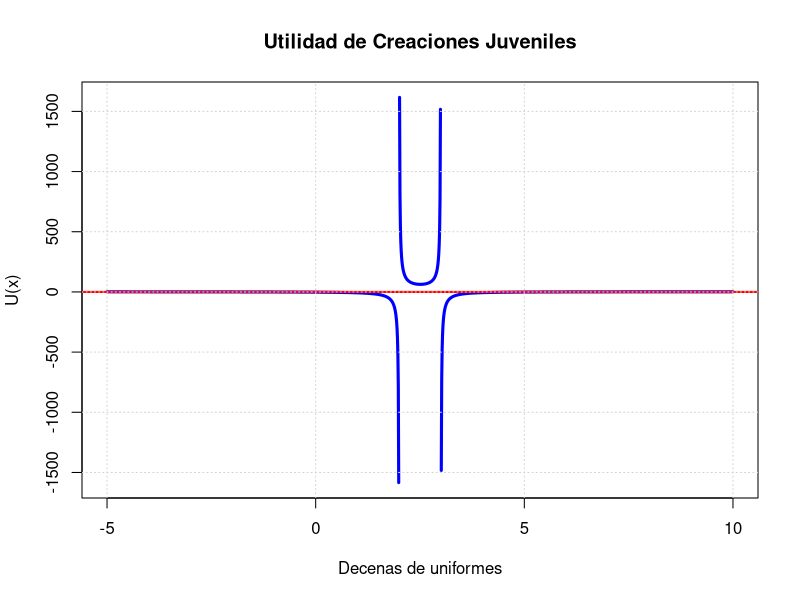

Write R code to recreate this figure.
## ---- chunk 1
U <- function(x){
  (x^2 - 4*x - 12)/(x^2 - 5*x + 6)
}

x <- seq(-5, 10, 0.01)

plot(x, U(x),
     type="l",
     col="blue",
     lwd=3,
     main="Utilidad de Creaciones Juveniles",
     xlab="Decenas de uniformes",
     ylab="U(x)")

abline(h=0,col="red",lwd=2)
grid()
